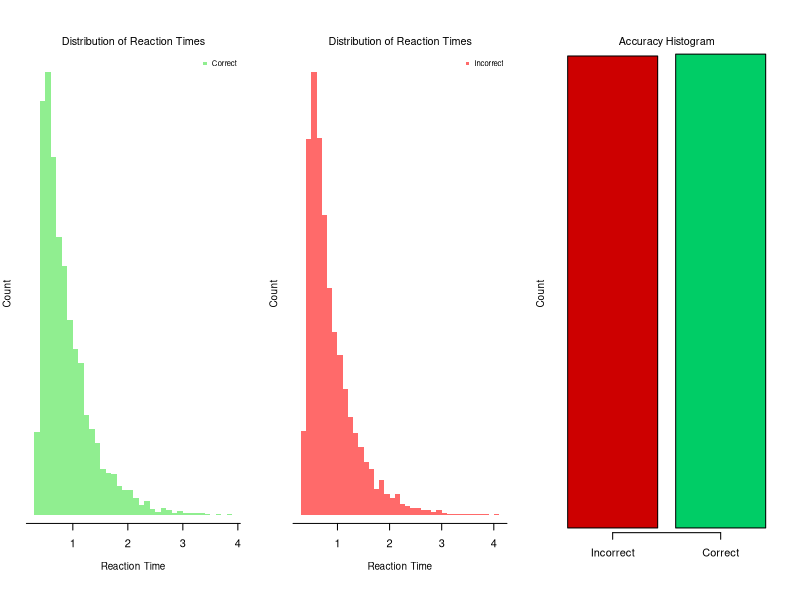

Reproduce this figure in R.
## ---- chunk 1
knitr::opts_chunk$set(echo = TRUE)
## ---- chunk 2
# Part 1: Simulate single trial outcome
simulate_ddm <- function(a, v, dt, max_steps){
     x <- 0   
     random_dev <- rnorm(max_steps)  
     # Scale step changes by dt
     noise <- random_dev * sqrt(dt)
     drift <- v * dt
     
     for(i in 2:max_steps){
        this_step = drift + noise[i]
        x = x + this_step
            if(abs(x)>=(a/2)){  break  }
     }
     output <- list("RT" = (i+1)*dt, "C"  = x)
     return(output)
}

# Part 2: Simulate over 'n' trials
wdmrnd <- function(a,v,t,n){
    dt = 0.001
    max_steps = 10 / dt
    rt = rep(NA,n)
    accuracy = rep(NA,n)
    
    for(i in 1:n){
        X <- simulate_ddm(a, v, dt, max_steps)
        rt[i] <- X$RT 
        if(X$C>0){  accuracy[i] <- 1
          }else{    accuracy[i] <- 0  }
    }
    output <- data.frame("RT" = rt + t, "Accuracy" = accuracy)
    return(output)
}
## ---- chunk 3
a = 1.50
v = 0.00
t = 0.30
n = 10000

data <- wdmrnd(a, v, t, n)
rt <- data$RT
accuracy <- data$Accuracy
## ---- chunk 4
par(mfrow = c(1, 3), 
    mar =c(5.1,2,4.1,2),
    bty = "o")

hist(rt[accuracy==1], ann=F, axes=F, breaks=50, col="lightgreen",
     border=NA)
mtext("Distribution of Reaction Times", 3, cex=0.65, line=0.5)
mtext("Reaction Time", 1, cex=0.6, line=2)
mtext("Count", 2, cex=0.6, line=1)
legend("topright", col="lightgreen", "Correct", pch=15, cex=0.7, bty="n")
axis(1,c(0:5),line=-0.7)

hist(rt[accuracy==0], ann=F, axes=F, breaks=50, col="indianred1",
     border=NA)
mtext("Distribution of Reaction Times", 3, cex=0.65, line=0.5)
mtext("Reaction Time", 1, cex=0.6, line=2)
mtext("Count", 2, cex=0.6, line=1)
legend("topright", col="indianred1", "Incorrect", pch=15, cex=0.7, bty="n")
axis(1,c(0:5),line=-0.7)

barplot(c(sum(1-accuracy),sum(accuracy)), ann=F, axes=F,
        col=c("red3","springgreen3"))
mtext("Accuracy Histogram", 3, cex=0.65, line=0.5)
mtext("Count", 2, cex=0.6, line=1)
axis(1,c(0.7,1.9),c("Incorrect","Correct"))
## ---- chunk 5
################################################################
####    Auxiliary functions   ##################################
################################################################

# A function to print the settings used in the simulation
design_summary = function(settings){
          cat("========== EZBHDDM Design Parameters: =======\n")
          cat("Number of Participants:    ", settings$nPart,"\n")
          cat("Trials Per Person:",settings$nTrials,"\n")
          cat("Priors:\n")
          t(settings$prior)
}

# A function to load and print default prior values
default_priors <- function(Show=TRUE){
    prior <- data.frame("bound_mean_mean" = 1.50,
                        "bound_mean_sdev" = 0.20,
                        "drift_mean_mean" = 0.00,
                        "drift_mean_sdev" = 0.50,
                        "nondt_mean_mean" = 0.30,
                        "nondt_mean_sdev" = 0.06,
                        "bound_sdev_lower" = 0.10,
                        "bound_sdev_upper" = 0.20,
                        "drift_sdev_lower" = 0.20,
                        "drift_sdev_upper" = 0.40,
                        "nondt_sdev_lower" = 0.01,
                        "nondt_sdev_upper" = 0.05)
    if(Show){
          cat("========== EZBHDDM Priors: ===============\n")
          cat("Bound Mean Mean:   ", prior$bound_mean_mean,"\n")
          cat("Bound Mean Std Dev:",prior$bound_mean_sdev,"\n")
          cat("Drift Mean Mean:   ",prior$drift_mean_mean,"\n")
          cat("Drift Mean Std Dev:",prior$drift_mean_sdev,"\n")
          cat("Non-decision Time Mean Mean:",prior$nondt_mean_mean,"\n")
          cat("Non-decision Time Mean Std: ", prior$nondt_mean_sdev,"\n")
          cat("Bound Std Dev Shape:",prior$bound_sdev_lower,"\n")
          cat("Bound Std Dev Scale:",prior$bound_sdev_upper,"\n")
          cat("Drift Std Dev Shape:",prior$drift_sdev_lower,"\n")
          cat("Drift Std Dev Scale:",prior$drift_sdev_upper,"\n")
          cat("Non-decision Time Shape:",prior$nondt_sdev_lower,"\n")
          cat("Non-decision Time Scale:",prior$nondt_sdev_upper,"\n")
    }
  return(prior)
}

# A function to write the JAGS model using the prior values
write_JAGSmodel <- function(prior,fileName = "EZHBDDM.bug"){
      fileName <- "EZHBDDM.bug"
      
      opening <- "model{"
      prior.bound_m <- paste("          bound_mean ~ dnorm(", prior$bound_mean_mean,",pow(",prior$bound_mean_sdev,",-2))T(0.10,3.00)", sep="")
      prior.drift_m <- paste("          drift_mean ~ dnorm(", prior$drift_mean_mean,",pow(",prior$drift_mean_sdev,",-2))T(-3.00,3.00)", sep="")
      prior.nondt_m <- paste("          nondt_mean ~ dnorm(", prior$nondt_mean_mean,",pow(",prior$nondt_mean_sdev,",-2))T(0.05,1.00)", sep="")
      prior.bound_sd <- paste("          bound_sdev ~ dunif(", prior$bound_sdev_lower,",",prior$bound_sdev_upper,")", sep="")
      prior.drift_sd <- paste("          drift_sdev ~ dunif(", prior$drift_sdev_lower,",",prior$drift_sdev_upper,")", sep="")
      prior.nondt_sd <- paste("          nondt_sdev ~ dunif(", prior$nondt_sdev_lower,",",prior$nondt_sdev_upper,")", sep="")
      content <-"
              # Sampling model
              for (p in 1:nParticipants){
                  bound[p] ~ dnorm(bound_mean, pow(bound_sdev, -2))T(0.10,3.00)
                  drift[p] ~ dnorm(drift_mean, pow(drift_sdev, -2))T(-3.00,3.00)
                  nondt[p] ~ dnorm(nondt_mean, pow(nondt_sdev, -2))T(0.05,1.00)
                  
                  # Forward equations from EZ Diffusion
                  ey[p]  = exp(-bound[p] * drift[p])
                  Pc[p]  = 1 / (1 + ey[p])
                  PRT[p] = 2 * pow(drift[p], 3) / bound[p] * pow(ey[p] + 1, 2) / (2 * -bound[p] * drift[p] * ey[p] - ey[p]*ey[p] + 1)
                  MDT[p] = (bound[p] / (2 * drift[p])) * (1 - ey[p]) / (1 + ey[p])
                  MRT[p] = MDT[p] + nondt[p]
              
                  # Loss functions using MRT, PRT, and Pc
                  meanRT[p]  ~ dnorm(MRT[p], PRT[p] * correct[p])
                  varRT[p]   ~ dnorm(1/PRT[p], 0.5 * correct[p] * PRT[p] * PRT[p])
                  correct[p] ~ dbin(Pc[p], nTrialsPerPerson)
              }
      }"
      
      final_file <- file(fileName)
            writeLines(c(opening,prior.bound_m,prior.drift_m,prior.nondt_m,
                         prior.bound_sd,prior.drift_sd,prior.nondt_sd,content),
                       final_file)
      close(final_file)
}
## ---- chunk 6
################################################################
####    Basic functions       ##################################
################################################################

# Sample 'true' parameter values from the priors specified
sample_parameters <- function(settings){
    prior <- settings$prior
    nP <- settings$nP
    bound_mean <- rnorm(1,prior$bound_mean_mean,prior$bound_mean_sdev)
    drift_mean <- rnorm(1,prior$drift_mean_mean,prior$drift_mean_sdev)
    nondt_mean <- rnorm(1,prior$nondt_mean_mean,prior$nondt_mean_sdev)
    bound_sdev <- runif(1,prior$bound_sdev_lower,prior$bound_sdev_upper)
    drift_sdev <- runif(1,prior$drift_sdev_lower,prior$drift_sdev_upper)
    nondt_sdev <- runif(1,prior$nondt_sdev_lower,prior$nondt_sdev_upper)
    bound <- rnorm(nP,bound_mean, bound_sdev)
    drift <- rnorm(nP,drift_mean, drift_sdev)
    nondt <- rnorm(nP,nondt_mean, nondt_sdev)
    parameter_set <- list("bound_mean" = bound_mean, "drift_mean" = drift_mean,
                          "nondt_mean" = nondt_mean, "bound_sdev" = bound_sdev,
                          "drift_sdev" = drift_sdev, "nondt_sdev" = nondt_sdev,
                          "bound" = bound,   "drift" = drift,   "nondt" = nondt)
    
  return(parameter_set)
}

# Sample data using simulation settings and parameter values sampled
sample_data <- function(settings, parameter_set){
  nObs = settings$nPart*settings$nTrials
  data = matrix(NA,ncol=3,nrow=nObs)
  data[,1] = rep(1:settings$nPart, each=settings$nTrials)
  for(i in 1:settings$nP){
      this.sub <- which(data[,1]==i)
      temp <- wdmrnd(a = parameter_set$bound[i], 
                     v = parameter_set$drift[i], 
                     t = parameter_set$nondt[i], 
                     n = settings$nT[i])
      data[this.sub,2] = temp$C
      data[this.sub,3] = temp$RT
  }
  colnames(data) <- c("sub", "choice", "rt")
  return(data)
}
## ---- chunk 7
